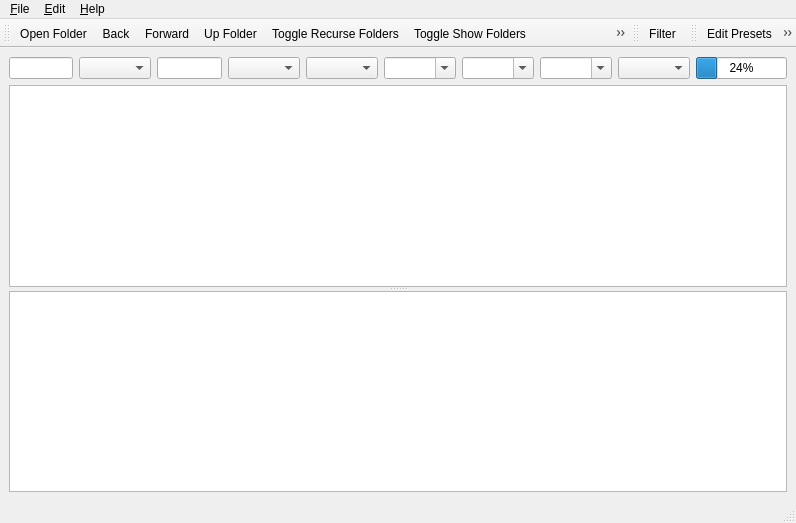
<?xml version="1.0" encoding="UTF-8"?>
<ui version="4.0">
 <class>bruntaggerClass</class>
 <widget class="QMainWindow" name="bruntaggerClass">
  <property name="geometry">
   <rect>
    <x>0</x>
    <y>0</y>
    <width>796</width>
    <height>523</height>
   </rect>
  </property>
  <property name="windowTitle">
   <string>bruntagger</string>
  </property>
  <property name="windowIcon">
   <iconset resource="bruntagger.qrc">
    <normaloff>:/images/bruntagger.png</normaloff>:/images/bruntagger.png</iconset>
  </property>
  <property name="iconSize">
   <size>
    <width>16</width>
    <height>16</height>
   </size>
  </property>
  <widget class="QWidget" name="centralwidget">
   <layout class="QGridLayout" name="gridLayout">
    <item row="0" column="7">
     <widget class="QComboBox" name="comboReplace">
      <property name="sizePolicy">
       <sizepolicy hsizetype="Expanding" vsizetype="Fixed">
        <horstretch>0</horstretch>
        <verstretch>0</verstretch>
       </sizepolicy>
      </property>
      <property name="toolTip">
       <string>Replace (regex)</string>
      </property>
      <property name="editable">
       <bool>true</bool>
      </property>
     </widget>
    </item>
    <item row="0" column="4">
     <widget class="QComboBox" name="comboPresets">
      <property name="toolTip">
       <string>Presets</string>
      </property>
     </widget>
    </item>
    <item row="0" column="9">
     <widget class="QProgressBar" name="progressBar">
      <property name="value">
       <number>24</number>
      </property>
     </widget>
    </item>
    <item row="0" column="1">
     <widget class="QComboBox" name="comboFileFilter">
      <property name="toolTip">
       <string>Filename Filter</string>
      </property>
     </widget>
    </item>
    <item row="0" column="6">
     <widget class="QComboBox" name="comboFind">
      <property name="sizePolicy">
       <sizepolicy hsizetype="Expanding" vsizetype="Fixed">
        <horstretch>0</horstretch>
        <verstretch>0</verstretch>
       </sizepolicy>
      </property>
      <property name="toolTip">
       <string>Find (regex)</string>
      </property>
      <property name="editable">
       <bool>true</bool>
      </property>
     </widget>
    </item>
    <item row="0" column="2">
     <widget class="QLineEdit" name="lineFilter">
      <property name="toolTip">
       <string>Filter (regex)</string>
      </property>
     </widget>
    </item>
    <item row="0" column="0">
     <widget class="QLineEdit" name="lineDir">
      <property name="toolTip">
       <string>Working Directory</string>
      </property>
     </widget>
    </item>
    <item row="0" column="8">
     <widget class="QComboBox" name="comboRegexTarget">
      <property name="toolTip">
       <string>Target Column</string>
      </property>
     </widget>
    </item>
    <item row="0" column="3">
     <widget class="QComboBox" name="comboFilterTarget">
      <property name="toolTip">
       <string>Filter Target</string>
      </property>
     </widget>
    </item>
    <item row="1" column="0" colspan="10">
     <widget class="QSplitter" name="splitterMainV">
      <property name="orientation">
       <enum>Qt::Vertical</enum>
      </property>
      <widget class="bruntagger::TagsView" name="tableView">
       <property name="contextMenuPolicy">
        <enum>Qt::CustomContextMenu</enum>
       </property>
       <property name="alternatingRowColors">
        <bool>true</bool>
       </property>
       <property name="gridStyle">
        <enum>Qt::DotLine</enum>
       </property>
       <property name="sortingEnabled">
        <bool>true</bool>
       </property>
       <attribute name="verticalHeaderDefaultSectionSize">
        <number>18</number>
       </attribute>
       <attribute name="verticalHeaderMinimumSectionSize">
        <number>18</number>
       </attribute>
      </widget>
      <widget class="bruntagger::PicsView" name="picsView">
       <property name="contextMenuPolicy">
        <enum>Qt::CustomContextMenu</enum>
       </property>
       <property name="editTriggers">
        <set>QAbstractItemView::NoEditTriggers</set>
       </property>
       <property name="dragEnabled">
        <bool>true</bool>
       </property>
       <property name="iconSize">
        <size>
         <width>128</width>
         <height>128</height>
        </size>
       </property>
       <property name="movement">
        <enum>QListView::Free</enum>
       </property>
       <property name="spacing">
        <number>6</number>
       </property>
       <property name="viewMode">
        <enum>QListView::IconMode</enum>
       </property>
       <property name="uniformItemSizes">
        <bool>true</bool>
       </property>
      </widget>
     </widget>
    </item>
    <item row="0" column="5">
     <widget class="QComboBox" name="comboInput">
      <property name="sizePolicy">
       <sizepolicy hsizetype="Expanding" vsizetype="Fixed">
        <horstretch>0</horstretch>
        <verstretch>0</verstretch>
       </sizepolicy>
      </property>
      <property name="toolTip">
       <string>Input (regex)</string>
      </property>
      <property name="editable">
       <bool>true</bool>
      </property>
     </widget>
    </item>
   </layout>
  </widget>
  <widget class="QStatusBar" name="statusbar"/>
  <widget class="QToolBar" name="toolBarDir">
   <attribute name="toolBarArea">
    <enum>TopToolBarArea</enum>
   </attribute>
   <attribute name="toolBarBreak">
    <bool>false</bool>
   </attribute>
   <addaction name="actionOpenDir"/>
   <addaction name="actionBack"/>
   <addaction name="actionForward"/>
   <addaction name="actionUpDir"/>
   <addaction name="actionToggleRecurse"/>
   <addaction name="actionToggleShowDirs"/>
   <addaction name="actionChangeDir"/>
   <addaction name="actionRefresh"/>
   <addaction name="actionStop"/>
  </widget>
  <widget class="QToolBar" name="toolBarFilter">
   <property name="windowTitle">
    <string>toolBar</string>
   </property>
   <attribute name="toolBarArea">
    <enum>TopToolBarArea</enum>
   </attribute>
   <attribute name="toolBarBreak">
    <bool>false</bool>
   </attribute>
   <addaction name="actionFilter"/>
  </widget>
  <widget class="QToolBar" name="toolBarReplace">
   <attribute name="toolBarArea">
    <enum>TopToolBarArea</enum>
   </attribute>
   <attribute name="toolBarBreak">
    <bool>false</bool>
   </attribute>
   <addaction name="actionEditPresets"/>
   <addaction name="actionClear"/>
   <addaction name="actionRegex"/>
   <addaction name="actionSave"/>
   <addaction name="actionDiscardChanges"/>
  </widget>
  <widget class="QMenuBar" name="menubar">
   <property name="geometry">
    <rect>
     <x>0</x>
     <y>0</y>
     <width>796</width>
     <height>18</height>
    </rect>
   </property>
   <widget class="QMenu" name="menu_File">
    <property name="title">
     <string>&amp;File</string>
    </property>
    <addaction name="actionOpenDir"/>
    <addaction name="actionSave"/>
    <addaction name="separator"/>
    <addaction name="actionExit"/>
   </widget>
   <widget class="QMenu" name="menu_About">
    <property name="title">
     <string>&amp;Help</string>
    </property>
    <addaction name="actionAbout"/>
    <addaction name="actionAboutQt"/>
   </widget>
   <widget class="QMenu" name="menu_Edit">
    <property name="title">
     <string>&amp;Edit</string>
    </property>
    <addaction name="actionDiscardChanges"/>
    <addaction name="actionEditPresets"/>
    <addaction name="actionResetView"/>
   </widget>
   <addaction name="menu_File"/>
   <addaction name="menu_Edit"/>
   <addaction name="menu_About"/>
  </widget>
  <action name="actionOpenDir">
   <property name="text">
    <string>&amp;Open Folder</string>
   </property>
   <property name="shortcut">
    <string>Ctrl+O</string>
   </property>
  </action>
  <action name="actionToggleRecurse">
   <property name="checkable">
    <bool>true</bool>
   </property>
   <property name="text">
    <string>Toggle Recurse Folders</string>
   </property>
   <property name="toolTip">
    <string>Toggle Recurse Folders</string>
   </property>
   <property name="shortcut">
    <string>F3</string>
   </property>
  </action>
  <action name="actionToggleShowDirs">
   <property name="checkable">
    <bool>true</bool>
   </property>
   <property name="text">
    <string>Toggle Show Folders</string>
   </property>
   <property name="toolTip">
    <string>Toggle Show Folders</string>
   </property>
   <property name="shortcut">
    <string>F4</string>
   </property>
  </action>
  <action name="actionChangeDir">
   <property name="text">
    <string>Change Folder</string>
   </property>
   <property name="toolTip">
    <string>Change Folder</string>
   </property>
   <property name="shortcut">
    <string>F6</string>
   </property>
  </action>
  <action name="actionRefresh">
   <property name="text">
    <string>Refresh</string>
   </property>
   <property name="toolTip">
    <string>Refresh</string>
   </property>
   <property name="shortcut">
    <string>F5</string>
   </property>
  </action>
  <action name="actionRegex">
   <property name="text">
    <string>Regex Replace</string>
   </property>
   <property name="toolTip">
    <string>Regex Replace (selected rows)</string>
   </property>
   <property name="shortcut">
    <string>Ctrl+R</string>
   </property>
  </action>
  <action name="actionSave">
   <property name="text">
    <string>&amp;Save Changes</string>
   </property>
   <property name="toolTip">
    <string>Save Changes</string>
   </property>
   <property name="shortcut">
    <string>Ctrl+S</string>
   </property>
  </action>
  <action name="actionStop">
   <property name="text">
    <string>Stop</string>
   </property>
   <property name="toolTip">
    <string>Stop</string>
   </property>
   <property name="shortcut">
    <string>Esc</string>
   </property>
  </action>
  <action name="actionUpDir">
   <property name="text">
    <string>Up Folder</string>
   </property>
   <property name="toolTip">
    <string>Up Folder</string>
   </property>
   <property name="shortcut">
    <string>Ctrl+Backspace</string>
   </property>
  </action>
  <action name="actionExit">
   <property name="text">
    <string>E&amp;xit</string>
   </property>
   <property name="shortcut">
    <string>Alt+X</string>
   </property>
  </action>
  <action name="actionResetView">
   <property name="text">
    <string>&amp;Reset View</string>
   </property>
   <property name="toolTip">
    <string>Reset View</string>
   </property>
   <property name="shortcut">
    <string>Ctrl+R</string>
   </property>
  </action>
  <action name="actionAboutQt">
   <property name="text">
    <string>About &amp;Qt</string>
   </property>
  </action>
  <action name="actionOpenContaining">
   <property name="text">
    <string>&amp;Open Containing Folder</string>
   </property>
   <property name="toolTip">
    <string>Open Containing Folder</string>
   </property>
  </action>
  <action name="actionSetSame">
   <property name="text">
    <string>SetSame</string>
   </property>
  </action>
  <action name="actionClear">
   <property name="text">
    <string>Clear Fields</string>
   </property>
   <property name="toolTip">
    <string>Clear Fields</string>
   </property>
   <property name="shortcut">
    <string>Ctrl+N</string>
   </property>
  </action>
  <action name="actionLaunch">
   <property name="text">
    <string>Launch</string>
   </property>
   <property name="toolTip">
    <string>Launch</string>
   </property>
  </action>
  <action name="actionExtractPic">
   <property name="text">
    <string>Extract Pic</string>
   </property>
   <property name="toolTip">
    <string>Extract Pic</string>
   </property>
  </action>
  <action name="actionLaunchFolder">
   <property name="text">
    <string>Launch Containing Folder</string>
   </property>
   <property name="toolTip">
    <string>Launch Containing Folder</string>
   </property>
  </action>
  <action name="actionAddPics">
   <property name="text">
    <string>Add Pics</string>
   </property>
   <property name="toolTip">
    <string>Add Pics</string>
   </property>
  </action>
  <action name="actionRemovePic">
   <property name="text">
    <string>Remove Pic</string>
   </property>
   <property name="toolTip">
    <string>Remove Pic</string>
   </property>
  </action>
  <action name="actionDiscardChanges">
   <property name="text">
    <string>&amp;Discard Changes</string>
   </property>
   <property name="toolTip">
    <string>Discard Changes</string>
   </property>
   <property name="shortcut">
    <string>Ctrl+D</string>
   </property>
  </action>
  <action name="actionFilter">
   <property name="checkable">
    <bool>true</bool>
   </property>
   <property name="text">
    <string>Filter</string>
   </property>
   <property name="toolTip">
    <string>Filter</string>
   </property>
   <property name="shortcut">
    <string>Ctrl+F</string>
   </property>
  </action>
  <action name="actionHideColumn">
   <property name="text">
    <string>Hide Column</string>
   </property>
   <property name="toolTip">
    <string>Hide Column</string>
   </property>
  </action>
  <action name="actionRemovePics">
   <property name="text">
    <string>Remove All Pics</string>
   </property>
   <property name="toolTip">
    <string>Remove All Pics</string>
   </property>
  </action>
  <action name="actionAbout">
   <property name="text">
    <string>&amp;About</string>
   </property>
  </action>
  <action name="actionRemoveId3V1">
   <property name="text">
    <string>Remove Id3V1 Tags</string>
   </property>
   <property name="toolTip">
    <string>Remove Id3V1 Tags</string>
   </property>
  </action>
  <action name="actionBack">
   <property name="text">
    <string>&amp;Back</string>
   </property>
   <property name="toolTip">
    <string>Back</string>
   </property>
   <property name="shortcut">
    <string>Alt+B, Alt+Left, Ctrl+Left</string>
   </property>
  </action>
  <action name="actionForward">
   <property name="text">
    <string>&amp;Forward</string>
   </property>
   <property name="toolTip">
    <string>Forward</string>
   </property>
   <property name="shortcut">
    <string>Alt+F, Alt+Right, Ctrl+Right</string>
   </property>
  </action>
  <action name="actionEditPresets">
   <property name="text">
    <string>Edit &amp;Presets</string>
   </property>
   <property name="toolTip">
    <string>Edit Presets</string>
   </property>
   <property name="shortcut">
    <string>Ctrl+P</string>
   </property>
  </action>
 </widget>
 <customwidgets>
  <customwidget>
   <class>bruntagger::TagsView</class>
   <extends>QTableView</extends>
   <header>tagsview.h</header>
  </customwidget>
  <customwidget>
   <class>bruntagger::PicsView</class>
   <extends>QListView</extends>
   <header>picsview.h</header>
  </customwidget>
 </customwidgets>
 <tabstops>
  <tabstop>lineDir</tabstop>
  <tabstop>comboFileFilter</tabstop>
  <tabstop>lineFilter</tabstop>
  <tabstop>comboFilterTarget</tabstop>
  <tabstop>comboRegexTarget</tabstop>
  <tabstop>tableView</tabstop>
  <tabstop>picsView</tabstop>
 </tabstops>
 <resources>
  <include location="bruntagger.qrc"/>
 </resources>
 <connections>
  <connection>
   <sender>actionExit</sender>
   <signal>triggered()</signal>
   <receiver>bruntaggerClass</receiver>
   <slot>close()</slot>
   <hints>
    <hint type="sourcelabel">
     <x>-1</x>
     <y>-1</y>
    </hint>
    <hint type="destinationlabel">
     <x>399</x>
     <y>299</y>
    </hint>
   </hints>
  </connection>
 </connections>
</ui>
